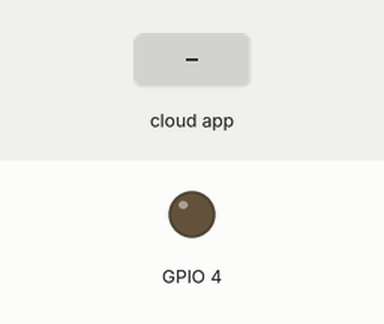
Recording of a sketch running on a simulated ESP32. Parts: output pins drawn as LEDs (lit = HIGH). The inputs (shaded band) are chosen by the test bench. WiFi joins after 1.5 s; servers stay silent unless stated; no MQTT or app messages arrive unless stated; what the sketch prints to the serial monitor is not drawn.

Above: at 2.7 s.
2.8 s: the phone or cloud app sets led_switch to ON
At 3.3 s:
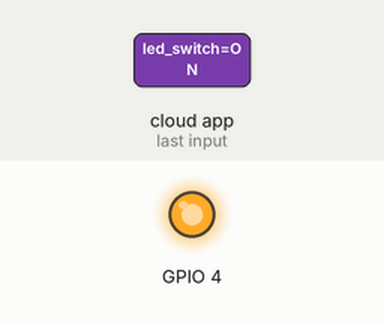
Timing chart, 0 to 5.8 s (numbered marks = the images above; inputs shaded):
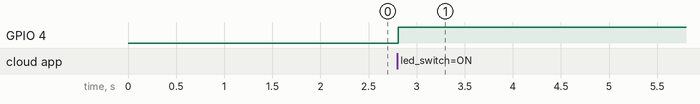

The sketch:

google_assistant_switches.ino
```cpp
#include <WiFi.h>
#include "Adafruit_MQTT.h"
#include "Adafruit_MQTT_Client.h"
#define WLAN_SSID       "personal"
#define WLAN_PASS       "0123456789"
#define AIO_SERVER      "io.adafruit.com"
#define AIO_SERVERPORT  1883
#define AIO_USERNAME  "unXpected"
#define AIO_KEY       "aio_VKwxxxxxxxxxxxkCZSmM"
int output=4;
WiFiClient client;
Adafruit_MQTT_Client mqtt(&client, AIO_SERVER, AIO_SERVERPORT, AIO_USERNAME, AIO_KEY);
Adafruit_MQTT_Subscribe led_switch = Adafruit_MQTT_Subscribe(&mqtt, AIO_USERNAME "/feeds/led_switch");
void MQTT_connect();


void setup() {
  Serial.begin(115200);
  delay(10);
pinMode(4,OUTPUT);
 // Connect to WiFi access point.
  Serial.println(); Serial.println();
  Serial.print("Connecting to ");
  Serial.println(WLAN_SSID);
  WiFi.begin(WLAN_SSID, WLAN_PASS);
  while (WiFi.status() != WL_CONNECTED) {
    delay(500);
    Serial.print(".");
  }
  Serial.println();
 Serial.println("WiFi connected");
  Serial.println("IP address: "); Serial.println(WiFi.localIP());
  mqtt.subscribe(&led_switch);
}
uint32_t x=0;


void loop() {
   MQTT_connect();
Adafruit_MQTT_Subscribe *subscription;
  while ((subscription = mqtt.readSubscription(5000))) {
    if (subscription == &led_switch) {
      Serial.print(F("Got: "));
      Serial.println((char *)led_switch.lastread);
       if (!strcmp((char*) led_switch.lastread, "ON"))
      {
        digitalWrite(4, HIGH);
      }
      else
      {
        digitalWrite(4, LOW);
      }
    }
  }
}
void MQTT_connect() {
  int8_t ret;
  // Stop if already connected.
  if (mqtt.connected()) {
    return;
  }
 Serial.print("Connecting to MQTT... ");
uint8_t retries = 3;
  while ((ret = mqtt.connect()) != 0) { // connect will return 0 for connected
       Serial.println(mqtt.connectErrorString(ret));
       Serial.println("Retrying MQTT connection in 5 seconds...");
       mqtt.disconnect();
       delay(5000);  // wait 5 seconds
       retries--;
       if (retries == 0) {
         // basically die and wait for WDT to reset me
         while (1);
       }
  }
  Serial.println("MQTT Connected!");
}
```

Measured:
- after the input at 2.8 s, GPIO 4: LOW → HIGH at once
